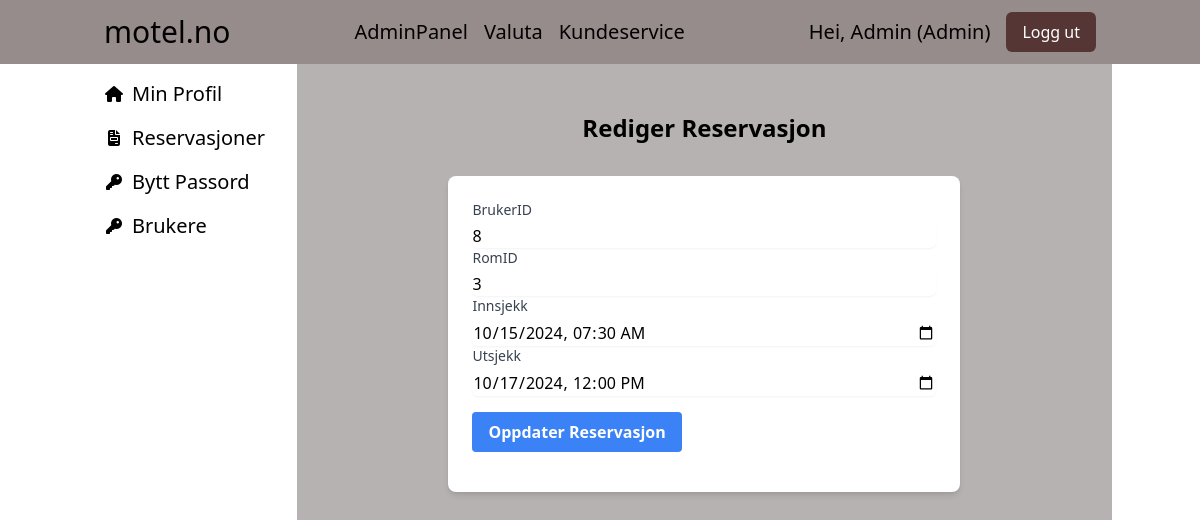
Screenshot of /Views/AdminPanel/AdminEditReservation.php?ReservasjonID=1 (signed in) with the database file from the repository.
### tables this page shows
CREATE TABLE `Reservasjon` (
  `ReservasjonID` int(11) NOT NULL,
  `RomID` int(11) NOT NULL,
  `BrukerID` int(11) NOT NULL,
  `Innsjekk` datetime NOT NULL,
  `Utsjekk` datetime NOT NULL,
  `AntallPersoner` int(11) NOT NULL
);

### Includes/Classes/Reservation.php (called while the page is built, shortened)
<?php
class Reservation
{
    private $conn;
    public function __construct($conn)
    {
        $this->conn = $conn;
    }
    public function getReservationById($reservasjonID)
    {
        $sql = "
            SELECT r.ReservasjonID, r.BrukerID, r.RomID, r.Innsjekk, r.Utsjekk, rt.RomTypeNavn, rt.Beskrivelse
            FROM Reservasjon r
            JOIN RomID_RomType rid ON r.RomID = rid.RomID
            JOIN Romtype rt ON rid.RomtypeID = rt.RomtypeID
            WHERE r.ReservasjonID = ?
        ";
        $stmt = $this->conn->prepare($sql);
        $stmt->bind_param("i", $reservasjonID);
        $stmt->execute();
        $result = $stmt->get_result();
        return $result->fetch_assoc();
    }
}

### Includes/Components/EditReservation.php (the view, shortened to what this page needs)
<?php
include($_SERVER['DOCUMENT_ROOT'] . '/Rombooking-system-/Includes/utils/NotAdmin.php');
include($_SERVER['DOCUMENT_ROOT'] . '/Rombooking-system-/Includes/Classes/Reservation.php');
$reservationInstance = new Reservation($conn);
$reservasjonID = isset($_GET['ReservasjonID']) ? $_GET['ReservasjonID'] : '';
$reservation = $reservationInstance->getReservationById($reservasjonID);
?>
<!DOCTYPE html>
<html lang="en">
<head>
    <script src="https://cdn.tailwindcss.com"></script>
</head>
<body>
    <div class="container mx-auto py-8">
        <h2 class="text-2xl font-bold text-center mb-8">Rediger Reservasjon</h2>
        <div class="bg-white shadow-md rounded-lg p-6 max-w-lg mx-auto">
            <?php if ($reservation): ?>
            <form method="POST" action="">
                <label for="BrukerID" class="block text-sm font-medium text-gray-700">BrukerID</label>
                <input type="text" name="BrukerID" id="BrukerID" value="<?php echo htmlspecialchars($reservation['BrukerID']); ?>" class="mt-1 block w-full rounded-md border-gray-300 shadow-sm">
                <label for="RomID" class="block text-sm font-medium text-gray-700">RomID</label>
                <input type="text" name="RomID" id="RomID" value="<?php echo htmlspecialchars($reservation['RomID']); ?>" class="mt-1 block w-full rounded-md border-gray-300 shadow-sm">
                <label for="Innsjekk" class="block text-sm font-medium text-gray-700">Innsjekk</label>
                <input type="datetime-local" name="Innsjekk" id="Innsjekk" value="<?php echo htmlspecialchars($reservation['Innsjekk']); ?>" class="mt-1 block w-full rounded-md border-gray-300 shadow-sm">
                <label for="Utsjekk" class="block text-sm font-medium text-gray-700">Utsjekk</label>
                <input type="datetime-local" name="Utsjekk" id="Utsjekk" value="<?php echo htmlspecialchars($reservation['Utsjekk']); ?>" class="mt-1 block w-full rounded-md border-gray-300 shadow-sm">
                <button type="submit" class="mt-4 bg-blue-500 hover:bg-blue-700 text-white font-bold py-2 px-4 rounded">Oppdater Reservasjon</button>
            </form>
            <?php else: ?>
            <p class="text-center">Reservasjonen ble ikke funnet.</p>
            <?php endif; ?>
        </div>
    </div>
</body>
</html>

### Includes/Layout/Navbar.php (style rules this page uses)
html { overflow-y: scroll; }

### rows the page displays
reservasjon: BrukerID "8", RomID "3", Innsjekk "10/15/2024 07:30", Utsjekk "10/17/2024 12:00"

### other values shown
$_SESSION['UserName'] "Admin"
